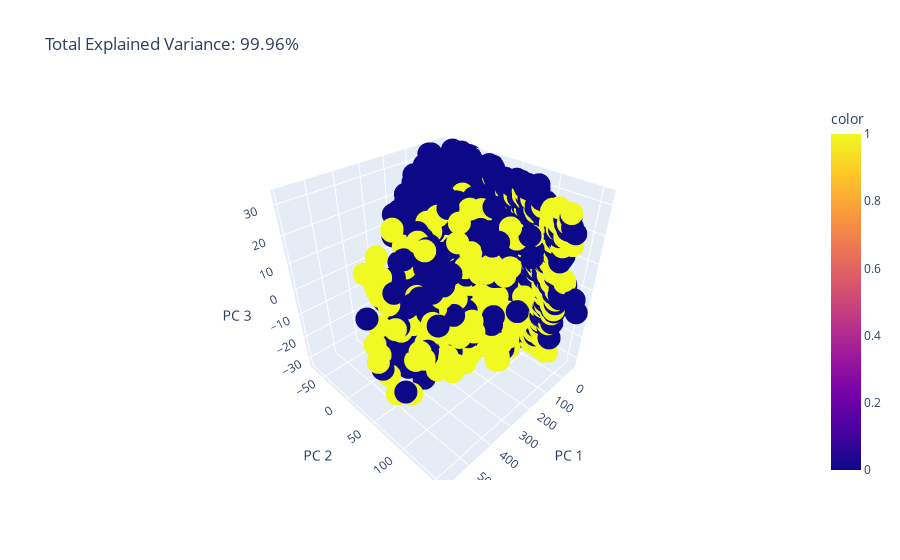

The code cell stored with this chart in its notebook:
### Code cell
y=df[['Personal_Loan']]
x=df[['Age','Experience','Income', 'Family', 'CCAvg', 'Education', 'Mortgage', 'Securities_Account', 'CD_Account', 'Personal_Loan']]


pca = PCA(n_components=3)
components = pca.fit_transform(x)

total_var = pca.explained_variance_ratio_.sum() * 100

fig = px.scatter_3d(
    components, x=0, y=1, z=2, color=df['Personal_Loan'],
    title=f'Total Explained Variance: {total_var:.2f}%',
    labels={'0': 'PC 1', '1': 'PC 2', '2': 'PC 3'}
)
fig.show()

### Figure 1 — Plotly figure (JSON) as saved in the notebook; plotly's stock layout.template omitted (floating-point values rounded to 4 significant figures; data arrays with more than 128 entries replaced by an {"elided": "..."} marker saying what was removed)
{"data": [{"hovertemplate": "PC 1=%{x}<br>PC 2=%{y}<br>PC 3=%{z}<br>color=%{marker.color}<extra></extra>", "legendgroup": "", "marker": {"color": {"elided": "5000 int values"}, "coloraxis": "coloraxis", "symbol": "circle"}, "mode": "markers", "name": "", "scene": "scene", "showlegend": false, "type": "scatter3d", "x": {"elided": "5000 float values"}, "y": {"elided": "5000 float values"}, "z": {"elided": "5000 float values"}}], "layout": {"coloraxis": {"colorbar": {"title": {"text": "color"}}, "colorscale": [[0, "#0d0887"], [0.1111, "#46039f"], [0.2222, "#7201a8"], [0.3333, "#9c179e"], [0.4444, "#bd3786"], [0.5556, "#d8576b"], [0.6667, "#ed7953"], [0.7778, "#fb9f3a"], [0.8889, "#fdca26"], [1, "#f0f921"]]}, "legend": {"tracegroupgap": 0}, "scene": {"domain": {"x": [0, 1], "y": [0, 1]}, "xaxis": {"title": {"text": "PC 1"}}, "yaxis": {"title": {"text": "PC 2"}}, "zaxis": {"title": {"text": "PC 3"}}}, "title": {"text": "Total Explained Variance: 99.96%"}}}
